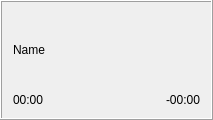
<?xml version="1.0" encoding="UTF-8"?>
<ui version="4.0">
 <class>instant_widget</class>
 <widget class="QFrame" name="instant_widget">
  <property name="geometry">
   <rect>
    <x>0</x>
    <y>0</y>
    <width>213</width>
    <height>120</height>
   </rect>
  </property>
  <property name="cursor">
   <cursorShape>PointingHandCursor</cursorShape>
  </property>
  <property name="windowTitle">
   <string>Form</string>
  </property>
  <property name="frameShape">
   <enum>QFrame::Box</enum>
  </property>
  <property name="frameShadow">
   <enum>QFrame::Raised</enum>
  </property>
  <layout class="QGridLayout" name="gridLayout">
   <item row="1" column="0">
    <widget class="QLabel" name="duration_label">
     <property name="text">
      <string>00:00</string>
     </property>
     <property name="textInteractionFlags">
      <set>Qt::NoTextInteraction</set>
     </property>
    </widget>
   </item>
   <item row="1" column="1" alignment="Qt::AlignRight">
    <widget class="QLabel" name="remainder_label">
     <property name="text">
      <string>-00:00</string>
     </property>
     <property name="textInteractionFlags">
      <set>Qt::NoTextInteraction</set>
     </property>
    </widget>
   </item>
   <item row="0" column="0" colspan="2">
    <widget class="QLabel" name="name_label">
     <property name="sizePolicy">
      <sizepolicy hsizetype="Expanding" vsizetype="Expanding">
       <horstretch>0</horstretch>
       <verstretch>0</verstretch>
      </sizepolicy>
     </property>
     <property name="text">
      <string>Name</string>
     </property>
     <property name="textInteractionFlags">
      <set>Qt::NoTextInteraction</set>
     </property>
    </widget>
   </item>
  </layout>
 </widget>
 <resources/>
 <connections/>
</ui>
